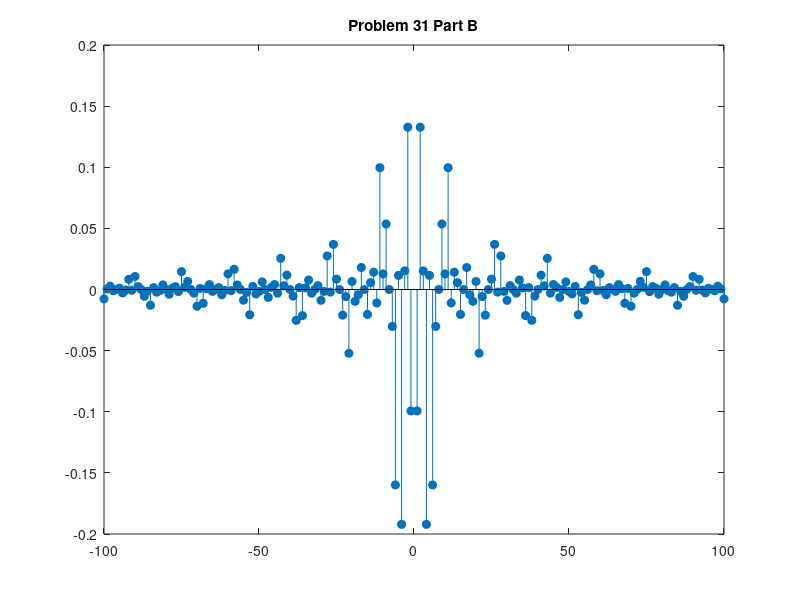
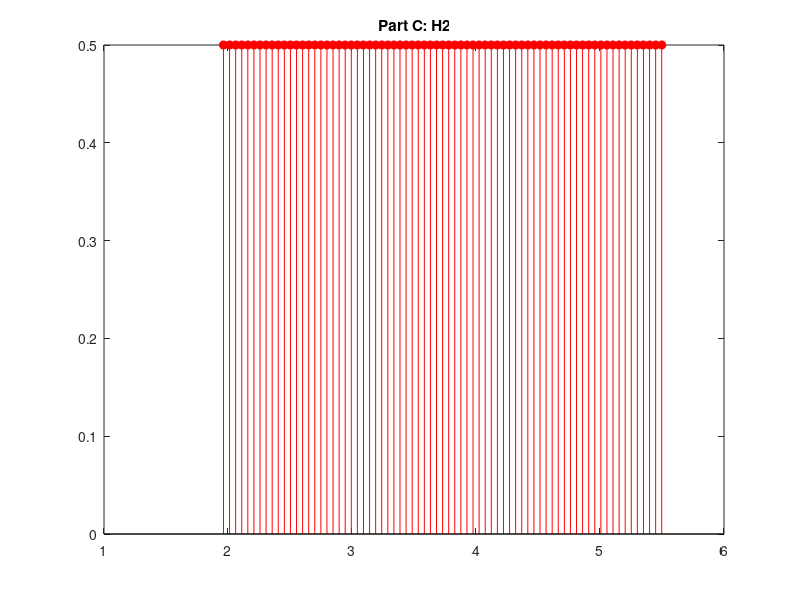

Source code (MATLAB) for these figures, in order:
%Part B
nd = 0;
pi = 3.1415926535;
n = [-100:1:100];
hbp1 = 2.*((sin(pi./16.*(n-nd)).*cos(3.*pi.*n./16))./(pi.*(n-nd)));
hbp2 = 2.*((sin(pi./8.*(n-nd)).*cos(13.*pi.*n./16))./(pi.*(n-nd)));
hbp = hbp1 + hbp2;
figure (1)
stem(n,hbp,'fill');
title('Problem 31 Part B')
hold off

%Part C
w1 = [pi/8:pi/64:pi/4];
h1 = exp(-i.*w1.*nd);
w2 = [5*pi/8:pi/64:7*pi/4];
h2 = .5.*exp(-i.*w2.*nd);

figure (2)
stem(w1,h1,'fill','b');
title('Problem 31 Part C: H1')
stem(w2,h2,'fill','r');
title('Part C: H2')